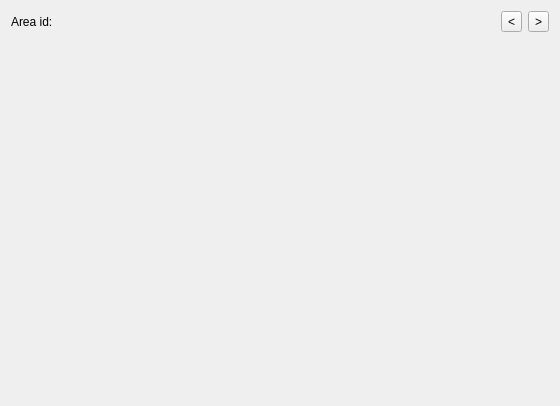
<?xml version="1.0" encoding="UTF-8"?>
<ui version="4.0">
 <class>TimespanRegisterWidget</class>
 <widget class="QWidget" name="TimespanRegisterWidget">
  <property name="geometry">
   <rect>
    <x>0</x>
    <y>0</y>
    <width>560</width>
    <height>406</height>
   </rect>
  </property>
  <property name="windowTitle">
   <string>Form</string>
  </property>
  <layout class="QVBoxLayout" name="verticalLayout">
   <item>
    <layout class="QHBoxLayout" name="horizontalLayout">
     <item>
      <widget class="QLabel" name="label">
       <property name="text">
        <string>Area id:</string>
       </property>
      </widget>
     </item>
     <item>
      <widget class="QToolButton" name="toolButtonPrev">
       <property name="text">
        <string>&lt;</string>
       </property>
      </widget>
     </item>
     <item>
      <widget class="QToolButton" name="toolButtonNext">
       <property name="text">
        <string>&gt;</string>
       </property>
      </widget>
     </item>
    </layout>
   </item>
   <item>
    <widget class="QStackedWidget" name="stackedWidget">
     <property name="currentIndex">
      <number>-1</number>
     </property>
    </widget>
   </item>
  </layout>
 </widget>
 <resources/>
 <connections/>
</ui>
